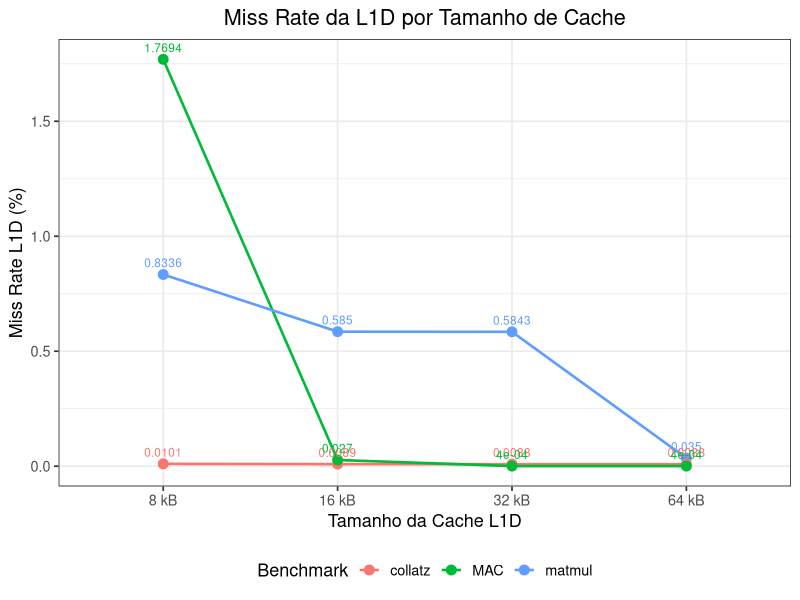

Source code (R):
library(ggplot2)

df <- data.frame(
  cache     = rep(c("8 kB", "16 kB", "32 kB", "64 kB"), each = 3),
  benchmark = rep(c("matmul", "collatz", "MAC"), 4),
  miss_pct  = c(
    0.008336, 0.000101, 0.017694,   # 8 kB
    0.005850, 0.000089, 0.000270,   # 16 kB
    0.005843, 0.000088, 0.000004,   # 32 kB (fixed)
    0.000350, 0.000088, 0.000004    # 64 kB
  ) * 100,
  sim_sec   = c(
    0.028589, 0.006952, 0.256308,   # 8 kB
    0.028273, 0.006951, 0.256306,   # 16 kB
    0.028273, 0.006951, 0.256305,   # 32 kB
    0.027660, 0.006951, 0.256305    # 64 kB
  )
)

df$cache <- factor(df$cache, levels = c("8 kB", "16 kB", "32 kB", "64 kB"))

p <- ggplot(df, aes(x = cache, y = miss_pct,
                    color = benchmark, group = benchmark)) +
  geom_line(linewidth = 0.9) +
  geom_point(size = 3) +
  geom_text(aes(label = round(miss_pct, 4)), vjust = -0.8, size = 3,
            show.legend = FALSE) +
  labs(
    title = "Miss Rate da L1D por Tamanho de Cache",
    x     = "Tamanho da Cache L1D",
    y     = "Miss Rate L1D (%)",
    color = "Benchmark"
  ) +
  theme_bw(base_size = 13) +
  theme(legend.position = "bottom",
        plot.title = element_text(hjust = 0.5))

ggsave("plot_miss_rate.png", p, width = 7, height = 4.5, dpi = 150)
cat("Salvo: plot_miss_rate.png\n")
